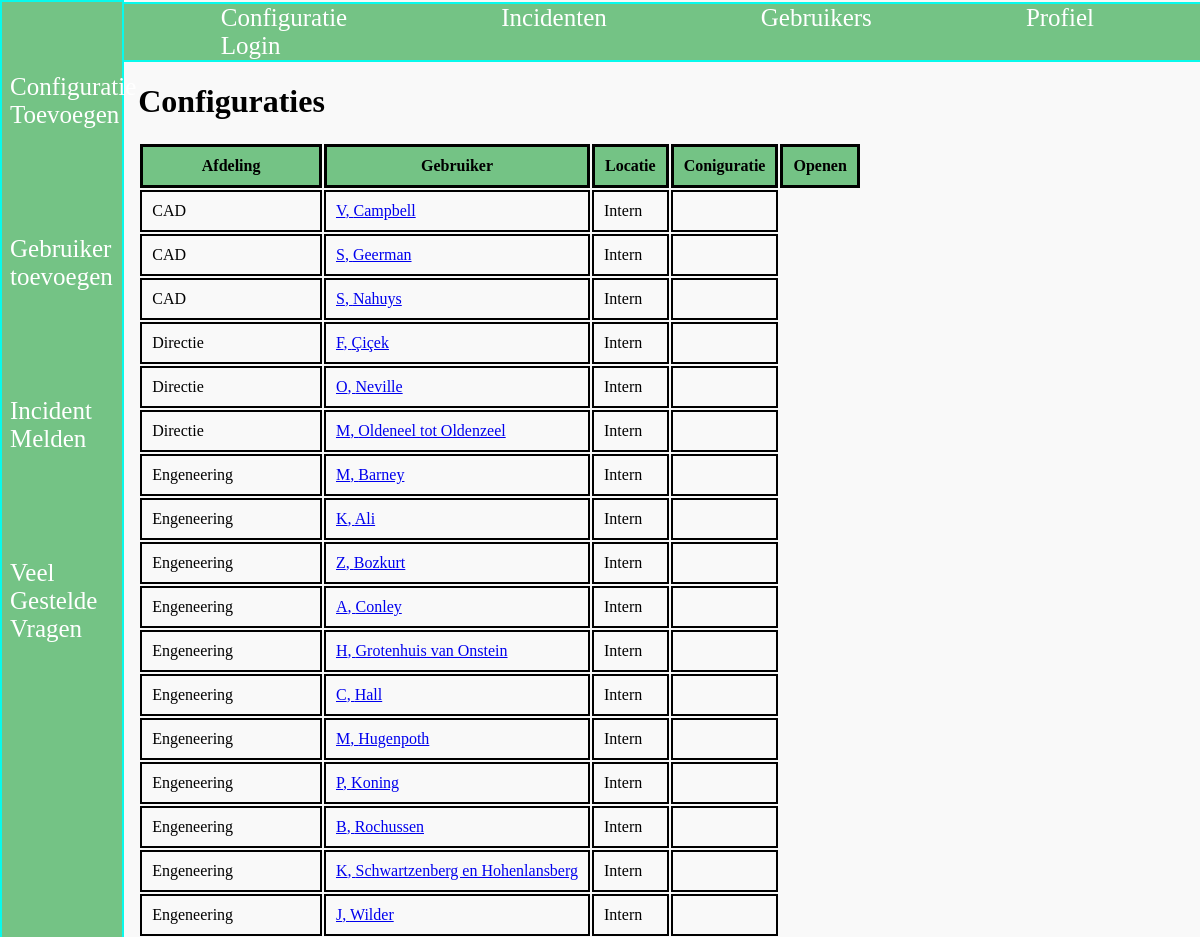
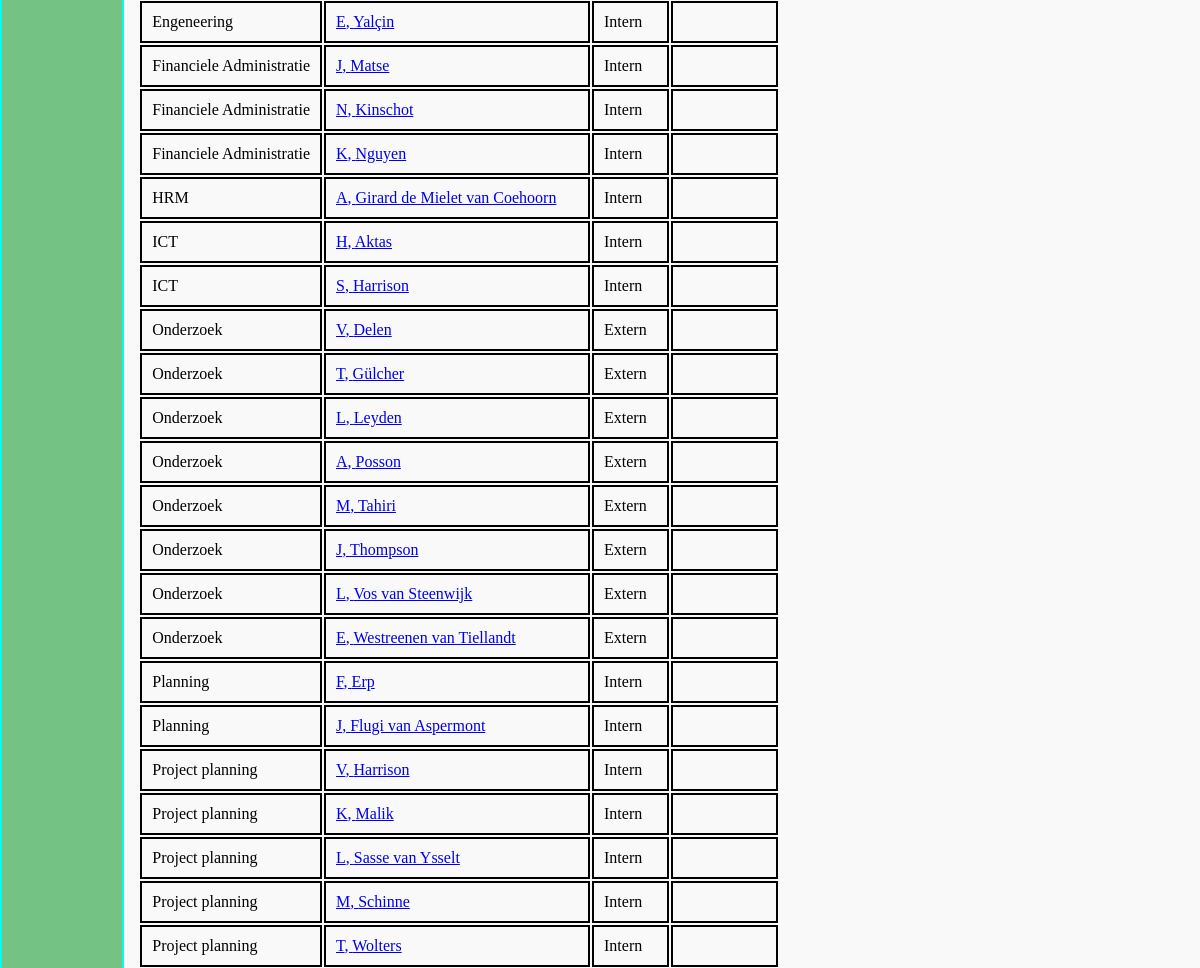
The page /php/configuraties.php (upper part) on the database as committed earlier (2 pictures, top to bottom).
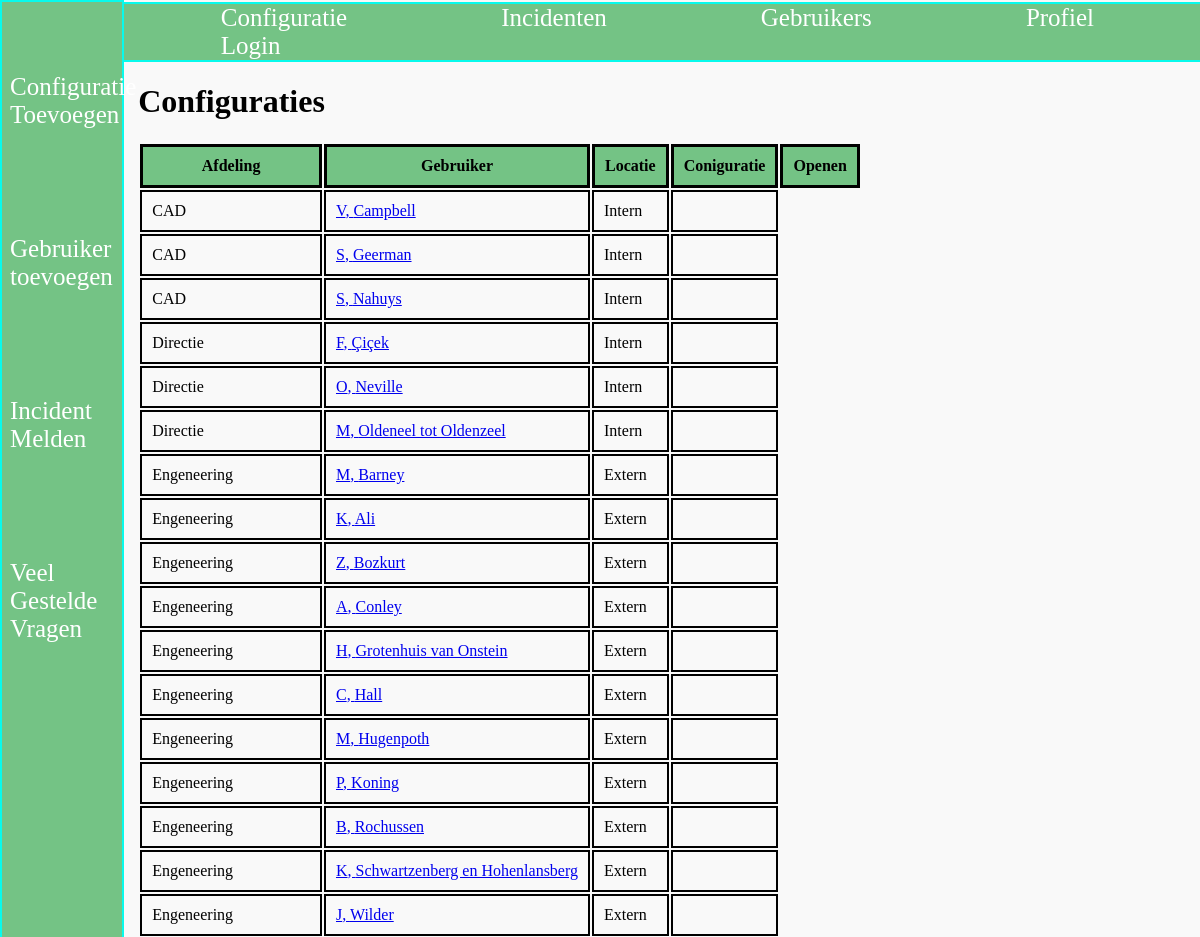
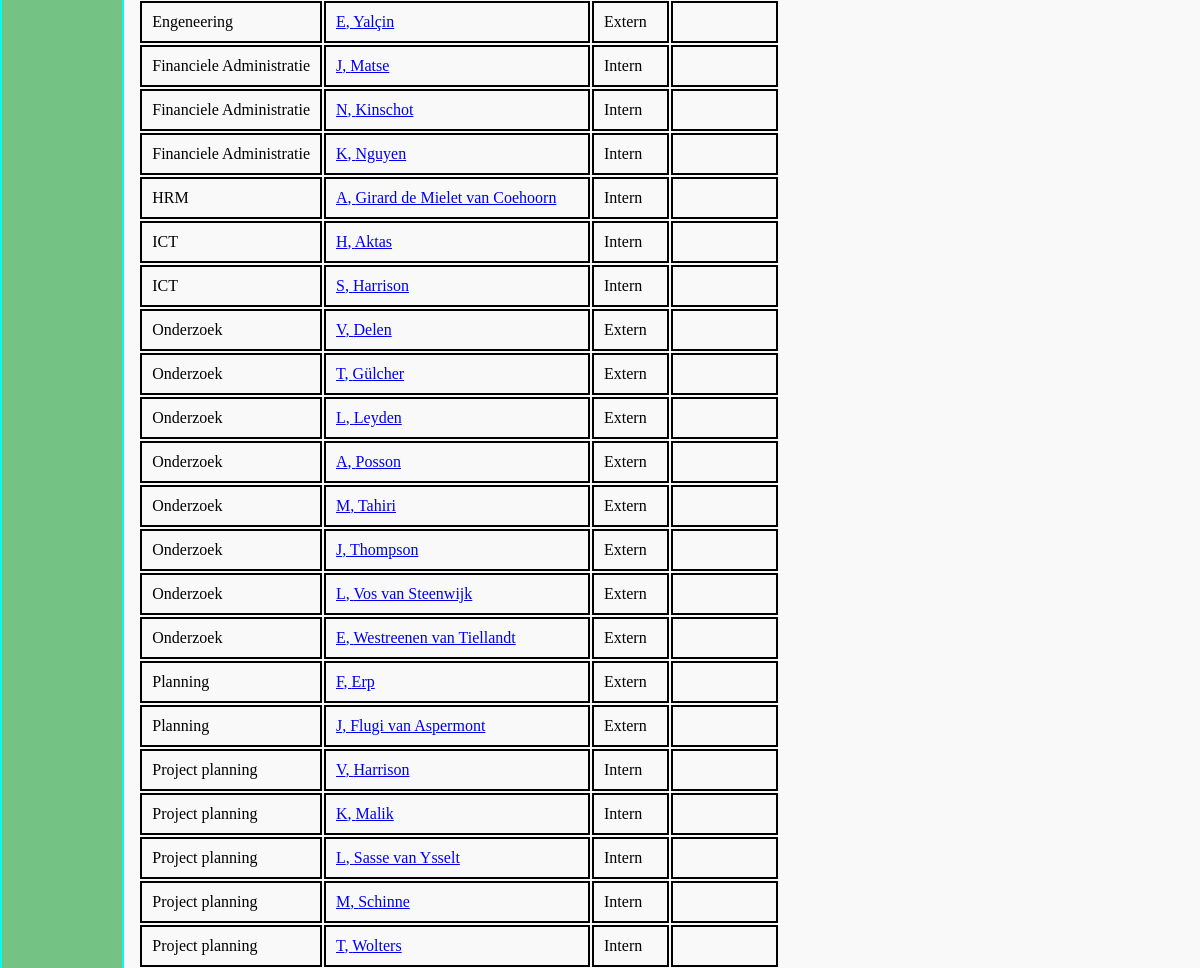
The same page on the database as committed later (2 pictures, top to bottom).
### tables this page shows
CREATE TABLE `user` (
  `userID` int(11) NOT NULL,
  `initials` varchar(1) DEFAULT NULL,
  `surname` varchar(50) DEFAULT NULL,
  `middleName` varchar(50) DEFAULT NULL,
  `departmentID` int(11) DEFAULT NULL,
  `interncell` varchar(3) DEFAULT NULL,
  `sex` int(3) DEFAULT NULL,
  `email` varchar(80) DEFAULT NULL,
  `password` varchar(50) DEFAULT NULL,
  `userType` int(3) DEFAULT NULL
);

CREATE TABLE `departments` (
  `departmentID` int(11) NOT NULL,
  `departmentName` varchar(50) DEFAULT NULL,
  `location` int(3) DEFAULT NULL
);

### php/configuraties.php (the view, shortened to what this page needs)
<?php
$servername = "localhost";
$username = "root";
$password = "";
$dbname = "twente";
$conn = mysqli_connect($servername, $username, $password, $dbname);
$sql = "SELECT user.userID, departments.departmentName, departments.location, user.initials, user.surname, user.middleName, user.sex, user.interncell, user.email FROM user INNER JOIN departments ON user.departmentID = departments.departmentID";
$result = mysqli_query($conn,$sql);
?>
<!doctype html>
<html lang="nl">
<?php include('../include/header.php');?>
<body>
	<?php include('../include/navigatie.php');?>
<br>
<br>
<br>
	<div class=table>
      <h1> Configuraties </h1>
	<table class="gebruikers" name="gebruikers">
	<tr>
	  <th> Afdeling</th>
		<th> Gebruiker</th>
    <th> Locatie </th>
    <th> Coniguratie </th>
		<th> Openen </th>
	</tr>
	<?php
	if (mysqli_num_rows($result) > 1){
	  while($row = mysqli_fetch_assoc($result)){
      if ($row["location"] == 1){
        $location = "Intern";
      }
      else{
        $location = "Extern";
      }
	    echo "<tr><td>".$row["departmentName"]."</td>
      <td><a href='gebruikerdetails.php?userID=".$row["userID"]."'>".$row["initials"].", ".$row["surname"]."</td>
      <td>".$location."</td>
      <td>".$row["configuration"]."</td>
			 </tr>";
	  }
	}
	else{
	  echo "Error";
	}
	?>
</table>
</div>
	</body>
</html>

### include/header.php (shortened to what this page needs)
<head>
	<link rel="stylesheet" href="../css/style.css">
	<link rel="stylesheet" href="../css/navigatie.css">
</head>

### include/navigatie.php
<div class="topnav">
	<a href="configuraties.php">Configuratie</a>
    <a href="incidenten.php">Incidenten</a>
	<a href="gebruikers.php">Gebruikers</a>
	<a href="profiel.php">Profiel</a>
	<a href="index.php">Login</a>
</div>
<div class="sidenav">
	<a href="configuratietoevoegen.php">Configuratie Toevoegen</a>
	<a href="gebruikertoevoegen.php">Gebruiker toevoegen</a>
	<a href="incidentmeld.php">Incident Melden</a>
	<a href="faq.php">Veel Gestelde Vragen</a>
</div>

### css/style.css (style rules this page uses)
html { font-family:Century Gothic; height:100%; width:100%; background:#f9f9f9; }
div.table { margin-left:11%; margin-bottom: 5%; }
th { border: 3px solid black; padding: 10px; background-color:#74c385; }
td { border: 2px solid black; padding: 10px; }

### css/navigatie.css (style rules this page uses)
.topnav { width:92.8%; border-top: 2px solid #08faec; border-right: 2px solid #08faec; border-left: 2px solid #08faec; border-bottom: 2px solid #08faec; margin-top:-0.53%; margin-left:-0.6%; overflow: hidden; background-color:#74c385; padding-left: 7%; font-family: 'lemonMilk'; position: fixed; }
.topnav a { padding: 6px 4px 0px 16px; margin-left: 10.6%; color: white; text-align: center; padding: 14px 16px; text-decoration: none; font-size: 25px; }
.sidenav { border-top: 2px solid #08faec; border-right: 2px solid #08faec; border-left: 2px solid #08faec; border-bottom: 2px solid #08faec; height: auto; width: auto; max-width: 10%; min-height: 100%; top: 0; left: 0; position: fixed; background-color: #74c385; margin-top:auto; text-overflow: ellipsis; font-family: 'lemonMilk'; }
.sidenav a { margin-top:30%; padding: 35px 8px 35px 8px; text-decoration: none; font-size: 25px; color: white; display: block; }

Rows that differ between the two databases and show on the page:
changed through a linked row, user "Barney": departmentID.location "Intern" → "Extern"
changed through a linked row, user "Ali": departmentID.location "Intern" → "Extern"
changed through a linked row, user "Bozkurt": departmentID.location "Intern" → "Extern"
changed through a linked row, user "Conley": departmentID.location "Intern" → "Extern"
changed through a linked row, user "Grotenhuis van Onstein": departmentID.location "Intern" → "Extern"
changed through a linked row, user "Hall": departmentID.location "Intern" → "Extern"
changed through a linked row, user "Hugenpoth": departmentID.location "Intern" → "Extern"
changed through a linked row, user "Koning": departmentID.location "Intern" → "Extern"
changed through a linked row, user "Rochussen": departmentID.location "Intern" → "Extern"
changed through a linked row, user "Schwartzenberg en Hohenlansberg": departmentID.location "Intern" → "Extern"
changed through a linked row, user "Wilder": departmentID.location "Intern" → "Extern"
changed through a linked row, user "Yalçin": departmentID.location "Intern" → "Extern"
changed through a linked row, user "Erp": departmentID.location "Intern" → "Extern"
changed through a linked row, user "Flugi van Aspermont": departmentID.location "Intern" → "Extern"
